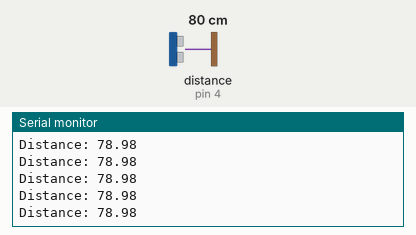
Simulated run of this sketch. Board: Arduino Mega 2560, built with avr-gcc and run on an emulated ATmega2560. Shown: the last lines printed to the serial monitor. Wiring (inferred from the names in the program): ultrasonic range finder: trigger pin 3; echo pin 4. The inputs (shaded band) are chosen by the test bench; at power-on: distance to the obstacle (sensor on pin 4) 80 cm. The echo pulse lasts 58.3 µs per cm.

Above: at 1.2 s.
1.3 s: distance to the obstacle (sensor on pin 4) set to 2 cm
At 2.2 s:
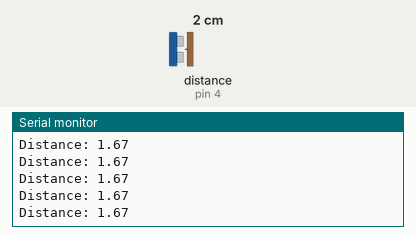
4.3 s: distance to the obstacle (sensor on pin 4) set to 120 cm
At 5.1 s:
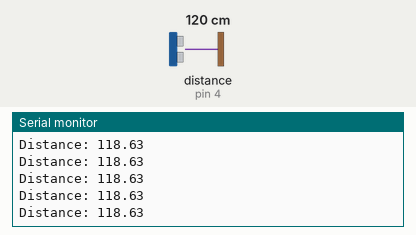
7.3 s: distance to the obstacle (sensor on pin 4) set to 18 cm
At 8.2 s:
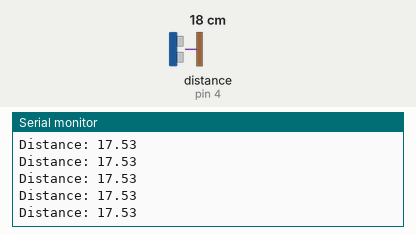
Timing chart, 0 to 10.3 s (numbered marks = the images above; inputs shaded):
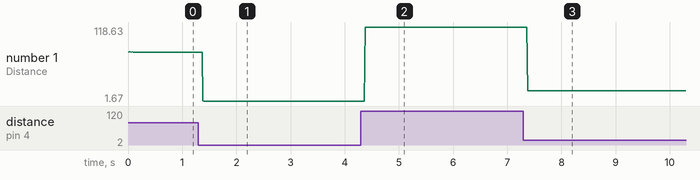

The sketch:

code_for_ultrasonic_sensor.ino
```cpp
int TrigPin = 3;
int EchoPin = 4;
void setup() {
  pinMode(TrigPin, OUTPUT);
  pinMode(EchoPin, INPUT);
  Serial.begin(9600);
}

void loop() {
  digitalWrite(TrigPin, LOW);
  delayMicroseconds(2);
  digitalWrite(TrigPin, HIGH);
  delayMicroseconds(10);
  digitalWrite(TrigPin, LOW);
  float duration = pulseIn(EchoPin, HIGH);
  float distance =duration*0.034/2;
  Serial.print("Distance: ");
  Serial.println(distance);

}
```

Measured:
- after the input at 1.3 s, the serial monitor: prints a new line after 0.08 s (image 1)
- after the input at 4.3 s, the serial monitor: prints a new line after 0.08 s (image 2)
- after the input at 7.3 s, the serial monitor: prints a new line after 0.07 s (image 3)
- plotted number 1: 78.98 → 1.67 after the input at 1.3 s, 1.67 → 118.63 after the input at 4.3 s, 118.63 → 17.53 after the input at 7.3 s
